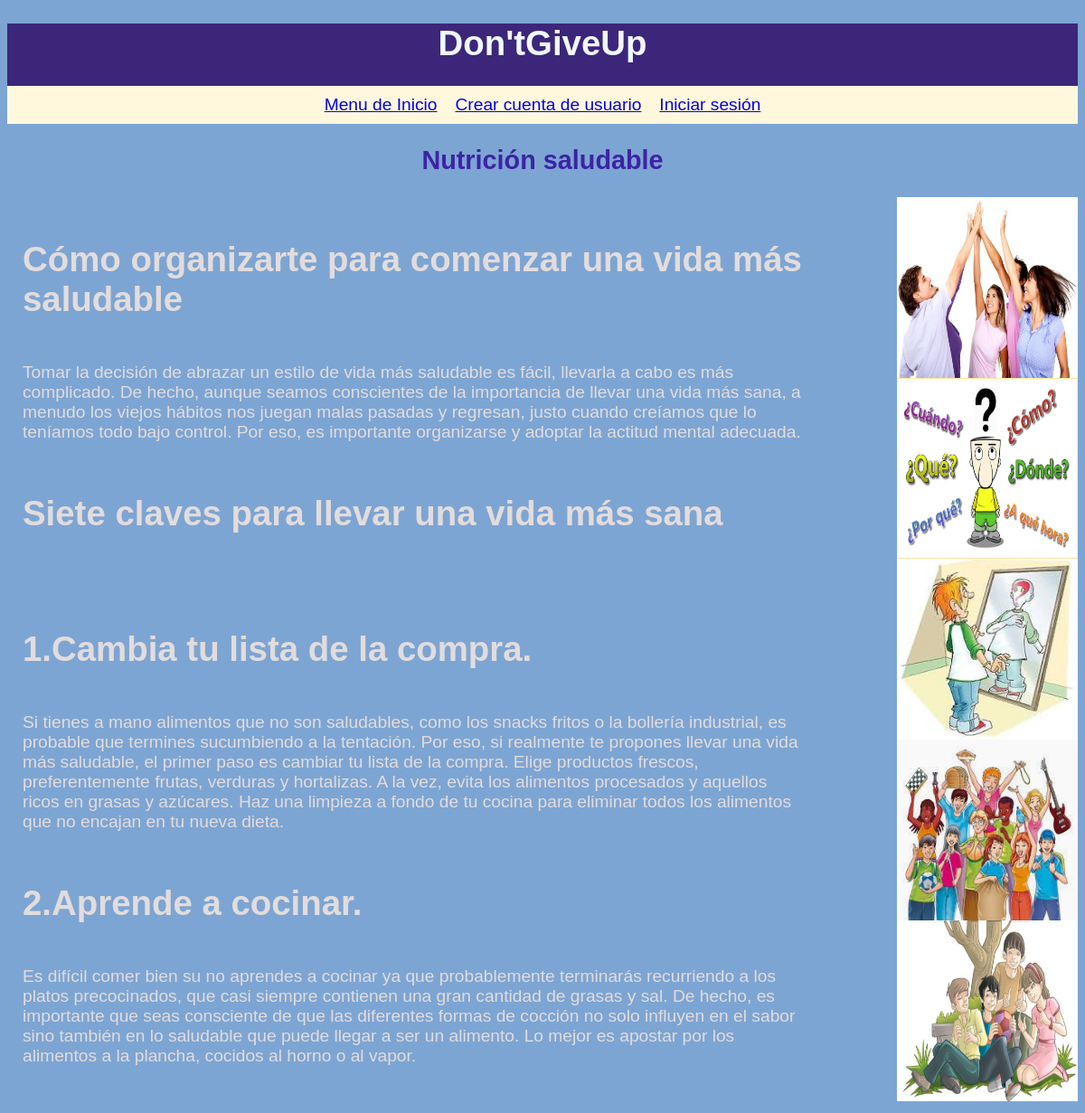
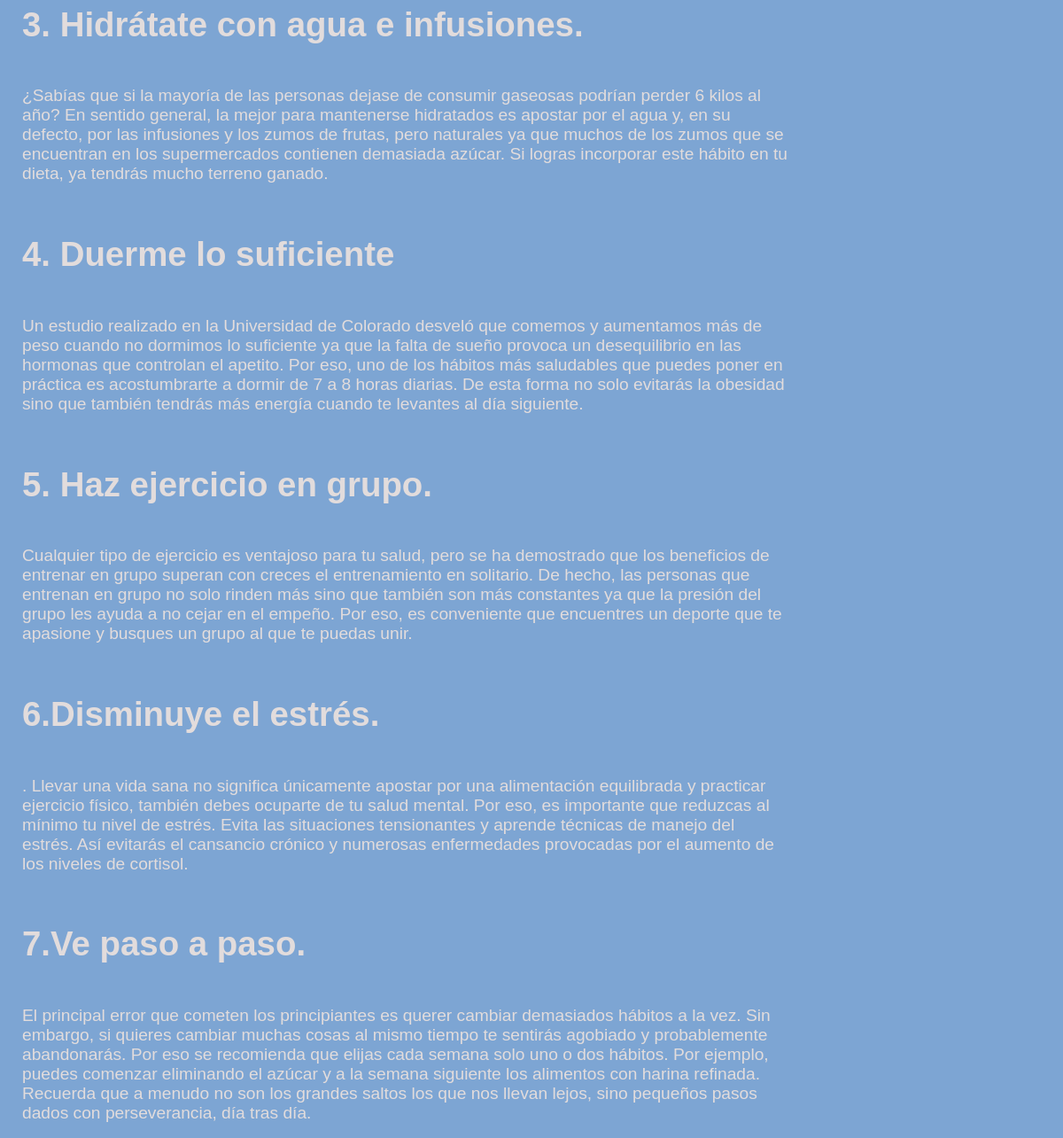
Screenshot of /nutricion.php with the database file from the repository (2 pictures, top to bottom).
### tables this page shows
CREATE TABLE `nutricion` (
  `id` int(11) NOT NULL,
  `titulo` varchar(500) NOT NULL,
  `contenido` text NOT NULL
);

### nutricion.php (the view, shortened to what this page needs)
<?php
include 'config.php';
$db = new PDO("mysql:host=$direccion;dbname=$bd;charset=utf8mb4", $usuario, $pass);
$stmt=$db ->query("SELECT * FROM nutricion");
$guia =$stmt->fetchAll();
?>
<!DOCTYPE html>
<html lang="en">
<head>
    <link rel="stylesheet" href="style.css">
</head>
<body>
    <?php include 'cabecera.php' ?>
    <h2>Nutrición saludable</h2>
    <?php include 'ilustraciones.php' ?>
    <div id="tabla">
        <table>
            <tr>
                <th></th>
            </tr>
        <?php foreach($guia as $g) { ?>
        <tr>
            <td><h1><?php echo $g["titulo"] ?></h1><br>
            <?php echo nl2br($g['contenido']) ?></td>
            </tr>
        <?php } ?>
        </table>
    </div>
</body>
</html>

### style.css (style rules this page uses)
body { background-color: rgb(125, 165, 211); font-family: arial; font-size: 1.2em; }
h1 { text-align: center; }
h2 { color: rgb(60, 36, 165); text-align: center; }
td { color: rgb(226, 220, 220); }
#tabla { width:900px; float: left; }
table { width: 100%; word-wrap: inherit; }
td { text-align: left; vertical-align: top; padding: 15px 15px 15px 15px; }
td, h1 { text-align: left; }

### rows the page displays
nutricion: titulo "Cómo organizarte para comenzar una vida más saludable", contenido "Tomar la decisión de abrazar un estilo de vida más saludable es fácil, llevarla a cabo es más complicado. De hecho, aunque seamos conscientes de la importancia de llevar una vida más sana, a menudo los viejos hábitos nos juegan malas pasadas y regresan, justo cuando creíamos que lo teníamos todo bajo control. Por eso, es importante organizarse y adoptar la actitud mental adecuada."
nutricion: titulo "Siete claves para llevar una vida más sana"
nutricion: titulo "1.Cambia tu lista de la compra.", contenido "Si tienes a mano alimentos que no son saludables, como los snacks fritos o la bollería industrial, es probable que termines sucumbiendo a la tentación. Por eso, si realmente te propones llevar una vida más saludable, el primer paso es cambiar tu lista de la compra. Elige productos frescos, preferentemente frutas, verduras y hortalizas. A la vez, evita los alimentos procesados y aquellos ricos en grasas y azúcares. Haz una limpieza a fondo de tu cocina para eliminar todos los alimentos que no encajan en tu nueva dieta."
nutricion: titulo "2.Aprende a cocinar.", contenido "Es difícil comer bien su no aprendes a cocinar ya que probablemente terminarás recurriendo a los platos precocinados, que casi siempre contienen una gran cantidad de grasas y sal. De hecho, es importante que seas consciente de que las diferentes formas de cocción no solo influyen en el sabor sino también en lo saludable que puede llegar a ser un alimento. Lo mejor es apostar por los alimentos a la plancha, cocidos al horno o al vapor."
nutricion: titulo "3. Hidrátate con agua e infusiones.", contenido "¿Sabías que si la mayoría de las personas dejase de consumir gaseosas podrían perder 6 kilos al año? En sentido general, la mejor para mantenerse hidratados es apostar por el agua y, en su defecto, por las infusiones y los zumos de frutas, pero naturales ya que muchos de los zumos que se encuentran en los supermercados contienen demasiada azúcar. Si logras incorporar este hábito en tu dieta, ya tendrás mucho terreno ganado."
nutricion: titulo "4. Duerme lo suficiente", contenido "Un estudio realizado en la Universidad de Colorado desveló que comemos y aumentamos más de peso cuando no dormimos lo suficiente ya que la falta de sueño provoca un desequilibrio en las hormonas que controlan el apetito. Por eso, uno de los hábitos más saludables que puedes poner en práctica es acostumbrarte a dormir de 7 a 8 horas diarias. De esta forma no solo evitarás la obesidad sino que también tendrás más energía cuando te levantes al día siguiente."
nutricion: titulo "5. Haz ejercicio en grupo.", contenido "Cualquier tipo de ejercicio es ventajoso para tu salud, pero se ha demostrado que los beneficios de entrenar en grupo superan con creces el entrenamiento en solitario. De hecho, las personas que entrenan en grupo no solo rinden más sino que también son más constantes ya que la presión del grupo les ayuda a no cejar en el empeño. Por eso, es conveniente que encuentres un deporte que te apasione y busques un grupo al que te puedas unir."
nutricion: titulo "6.Disminuye el estrés.", contenido ". Llevar una vida sana no significa únicamente apostar por una alimentación equilibrada y practicar ejercicio físico, también debes ocuparte de tu salud mental. Por eso, es importante que reduzcas al mínimo tu nivel de estrés. Evita las situaciones tensionantes y aprende técnicas de manejo del estrés. Así evitarás el cansancio crónico y numerosas enfermedades provocadas por el aumento de los niveles de cortisol."
nutricion: titulo "7.Ve paso a paso.", contenido "El principal error que cometen los principiantes es querer cambiar demasiados hábitos a la vez. Sin embargo, si quieres cambiar muchas cosas al mismo tiempo te sentirás agobiado y probablemente abandonarás. Por eso se recomienda que elijas cada semana solo uno o dos hábitos. Por ejemplo, puedes comenzar eliminando el azúcar y a la semana siguiente los alimentos con harina refinada. Recuerda que a menudo no son los grandes saltos los que nos llevan lejos, sino pequeños pasos dados con perseverancia, día tras día."
